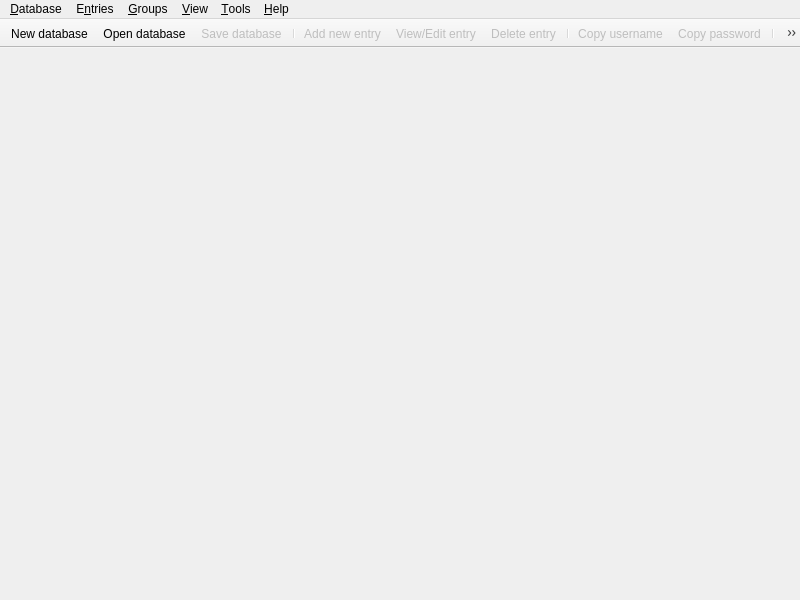
<?xml version="1.0" encoding="UTF-8"?>
<ui version="4.0">
 <class>MainWindow</class>
 <widget class="QMainWindow" name="MainWindow">
  <property name="enabled">
   <bool>true</bool>
  </property>
  <property name="geometry">
   <rect>
    <x>0</x>
    <y>0</y>
    <width>800</width>
    <height>600</height>
   </rect>
  </property>
  <property name="windowTitle">
   <string notr="true">KeePassXC</string>
  </property>
  <widget class="QWidget" name="centralwidget">
   <property name="enabled">
    <bool>true</bool>
   </property>
   <layout class="QVBoxLayout" name="verticalLayout">
    <property name="leftMargin">
     <number>0</number>
    </property>
    <property name="topMargin">
     <number>0</number>
    </property>
    <property name="rightMargin">
     <number>0</number>
    </property>
    <property name="bottomMargin">
     <number>0</number>
    </property>
    <item>
     <widget class="MessageWidget" name="globalMessageWidget" native="true">
      <property name="sizePolicy">
       <sizepolicy hsizetype="Preferred" vsizetype="Preferred">
        <horstretch>0</horstretch>
        <verstretch>0</verstretch>
       </sizepolicy>
      </property>
     </widget>
    </item>
    <item>
     <widget class="QStackedWidget" name="stackedWidget">
      <property name="sizePolicy">
       <sizepolicy hsizetype="Preferred" vsizetype="Preferred">
        <horstretch>0</horstretch>
        <verstretch>0</verstretch>
       </sizepolicy>
      </property>
      <property name="currentIndex">
       <number>2</number>
      </property>
      <widget class="QWidget" name="pageDatabase">
       <layout class="QVBoxLayout" name="verticalLayout_2">
        <property name="leftMargin">
         <number>0</number>
        </property>
        <property name="topMargin">
         <number>0</number>
        </property>
        <property name="rightMargin">
         <number>0</number>
        </property>
        <property name="bottomMargin">
         <number>0</number>
        </property>
        <item>
         <widget class="DatabaseTabWidget" name="tabWidget">
          <property name="currentIndex">
           <number>-1</number>
          </property>
          <property name="tabsClosable">
           <bool>true</bool>
          </property>
          <property name="movable">
           <bool>true</bool>
          </property>
         </widget>
        </item>
       </layout>
      </widget>
      <widget class="QWidget" name="pageSettings">
       <layout class="QVBoxLayout" name="verticalLayout_3">
        <property name="leftMargin">
         <number>0</number>
        </property>
        <property name="topMargin">
         <number>0</number>
        </property>
        <property name="rightMargin">
         <number>0</number>
        </property>
        <property name="bottomMargin">
         <number>0</number>
        </property>
        <item>
         <widget class="SettingsWidget" name="settingsWidget" native="true"/>
        </item>
       </layout>
      </widget>
      <widget class="QWidget" name="pageWelcome">
       <layout class="QVBoxLayout" name="verticalLayout_5">
        <item>
         <layout class="QHBoxLayout" name="horizontalLayout">
          <item>
           <spacer name="horizontalSpacer">
            <property name="orientation">
             <enum>Qt::Horizontal</enum>
            </property>
            <property name="sizeType">
             <enum>QSizePolicy::MinimumExpanding</enum>
            </property>
            <property name="sizeHint" stdset="0">
             <size>
              <width>50</width>
              <height>20</height>
             </size>
            </property>
           </spacer>
          </item>
          <item>
           <widget class="WelcomeWidget" name="welcomeWidget" native="true"/>
          </item>
          <item>
           <spacer name="horizontalSpacer_2">
            <property name="orientation">
             <enum>Qt::Horizontal</enum>
            </property>
            <property name="sizeType">
             <enum>QSizePolicy::MinimumExpanding</enum>
            </property>
            <property name="sizeHint" stdset="0">
             <size>
              <width>50</width>
              <height>20</height>
             </size>
            </property>
           </spacer>
          </item>
         </layout>
        </item>
       </layout>
      </widget>
      <widget class="QWidget" name="pagePasswordGenerator">
       <layout class="QVBoxLayout" name="verticalLayout_6">
        <item>
         <widget class="PasswordGeneratorWidget" name="passwordGeneratorWidget" native="true"/>
        </item>
       </layout>
      </widget>
     </widget>
    </item>
   </layout>
  </widget>
  <widget class="QMenuBar" name="menubar">
   <property name="geometry">
    <rect>
     <x>0</x>
     <y>0</y>
     <width>800</width>
     <height>21</height>
    </rect>
   </property>
   <widget class="QMenu" name="menuFile">
    <property name="title">
     <string>&amp;Database</string>
    </property>
    <widget class="QMenu" name="menuRecentDatabases">
     <property name="title">
      <string>&amp;Recent databases</string>
     </property>
    </widget>
    <widget class="QMenu" name="menuImport">
     <property name="title">
      <string>Import</string>
     </property>
     <addaction name="actionImportKeePass1"/>
     <addaction name="actionImportCsv"/>
    </widget>
    <addaction name="actionDatabaseNew"/>
    <addaction name="actionDatabaseOpen"/>
    <addaction name="menuRecentDatabases"/>
    <addaction name="actionDatabaseSave"/>
    <addaction name="actionDatabaseSaveAs"/>
    <addaction name="actionDatabaseClose"/>
    <addaction name="separator"/>
    <addaction name="actionChangeMasterKey"/>
    <addaction name="actionChangeDatabaseSettings"/>
    <addaction name="separator"/>
    <addaction name="actionDatabaseMerge"/>
    <addaction name="menuImport"/>
    <addaction name="actionExportCsv"/>
    <addaction name="actionRepairDatabase"/>
    <addaction name="separator"/>
    <addaction name="actionQuit"/>
   </widget>
   <widget class="QMenu" name="menuHelp">
    <property name="title">
     <string>&amp;Help</string>
    </property>
    <addaction name="actionAbout"/>
   </widget>
   <widget class="QMenu" name="menuEntries">
    <property name="title">
     <string>E&amp;ntries</string>
    </property>
    <widget class="QMenu" name="menuEntryCopyAttribute">
     <property name="enabled">
      <bool>false</bool>
     </property>
     <property name="title">
      <string>Copy att&amp;ribute to clipboard</string>
     </property>
     <addaction name="actionEntryCopyTitle"/>
     <addaction name="actionEntryCopyURL"/>
     <addaction name="actionEntryCopyNotes"/>
     <addaction name="separator"/>
    </widget>
    <widget class="QMenu" name="menuEntryTotp">
     <property name="enabled">
      <bool>false</bool>
     </property>
     <property name="title">
      <string>Timed one-time password</string>
     </property>
     <addaction name="actionEntryCopyTotp"/>
     <addaction name="actionEntryTotp"/>
     <addaction name="actionEntrySetupTotp"/>
    </widget>
    <addaction name="actionEntryCopyUsername"/>
    <addaction name="actionEntryCopyPassword"/>
    <addaction name="menuEntryCopyAttribute"/>
    <addaction name="menuEntryTotp"/>
    <addaction name="actionEntryAutoType"/>
    <addaction name="actionEntryOpenUrl"/>
    <addaction name="actionEntryEdit"/>
    <addaction name="actionEntryClone"/>
    <addaction name="actionEntryDelete"/>
    <addaction name="actionEntryNew"/>
    <addaction name="separator"/>
    <addaction name="actionEntryQRCode"/>
   </widget>
   <widget class="QMenu" name="menuGroups">
    <property name="title">
     <string>&amp;Groups</string>
    </property>
    <addaction name="actionGroupNew"/>
    <addaction name="separator"/>
    <addaction name="actionGroupEdit"/>
    <addaction name="actionGroupDelete"/>
    <addaction name="actionGroupEmptyRecycleBin"/>
   </widget>
   <widget class="QMenu" name="menuTools">
    <property name="title">
     <string>&amp;Tools</string>
    </property>
    <addaction name="actionLockDatabases"/>
    <addaction name="actionPasswordGenerator"/>
    <addaction name="actionSettings"/>
   </widget>
   <widget class="QMenu" name="menuView">
    <property name="title">
     <string>&amp;View</string>
    </property>
   </widget>
   <addaction name="menuFile"/>
   <addaction name="menuEntries"/>
   <addaction name="menuGroups"/>
   <addaction name="menuView"/>
   <addaction name="menuTools"/>
   <addaction name="menuHelp"/>
  </widget>
  <widget class="QToolBar" name="toolBar">
   <property name="movable">
    <bool>false</bool>
   </property>
   <attribute name="toolBarArea">
    <enum>TopToolBarArea</enum>
   </attribute>
   <attribute name="toolBarBreak">
    <bool>false</bool>
   </attribute>
   <addaction name="actionDatabaseNew"/>
   <addaction name="actionDatabaseOpen"/>
   <addaction name="actionDatabaseSave"/>
   <addaction name="separator"/>
   <addaction name="actionEntryNew"/>
   <addaction name="actionEntryEdit"/>
   <addaction name="actionEntryDelete"/>
   <addaction name="separator"/>
   <addaction name="actionEntryCopyUsername"/>
   <addaction name="actionEntryCopyPassword"/>
   <addaction name="separator"/>
   <addaction name="actionPasswordGenerator"/>
   <addaction name="actionLockDatabases"/>
   <addaction name="separator"/>
  </widget>
  <action name="actionQuit">
   <property name="text">
    <string>&amp;Quit</string>
   </property>
  </action>
  <action name="actionAbout">
   <property name="text">
    <string>&amp;About</string>
   </property>
  </action>
  <action name="actionDatabaseOpen">
   <property name="text">
    <string>&amp;Open database...</string>
   </property>
  </action>
  <action name="actionDatabaseSave">
   <property name="enabled">
    <bool>false</bool>
   </property>
   <property name="text">
    <string>&amp;Save database</string>
   </property>
  </action>
  <action name="actionDatabaseClose">
   <property name="enabled">
    <bool>false</bool>
   </property>
   <property name="text">
    <string>&amp;Close database</string>
   </property>
  </action>
  <action name="actionDatabaseNew">
   <property name="text">
    <string>&amp;New database</string>
   </property>
  </action>
  <action name="actionDatabaseMerge">
   <property name="text">
    <string>Merge from KeePassX database</string>
   </property>
  </action>
  <action name="actionEntryNew">
   <property name="enabled">
    <bool>false</bool>
   </property>
   <property name="text">
    <string>&amp;Add new entry</string>
   </property>
  </action>
  <action name="actionEntryEdit">
   <property name="enabled">
    <bool>false</bool>
   </property>
   <property name="text">
    <string>&amp;View/Edit entry</string>
   </property>
  </action>
  <action name="actionEntryDelete">
   <property name="enabled">
    <bool>false</bool>
   </property>
   <property name="text">
    <string>&amp;Delete entry</string>
   </property>
  </action>
  <action name="actionGroupNew">
   <property name="enabled">
    <bool>false</bool>
   </property>
   <property name="text">
    <string>&amp;Add new group</string>
   </property>
  </action>
  <action name="actionGroupEdit">
   <property name="enabled">
    <bool>false</bool>
   </property>
   <property name="text">
    <string>&amp;Edit group</string>
   </property>
  </action>
  <action name="actionGroupDelete">
   <property name="enabled">
    <bool>false</bool>
   </property>
   <property name="text">
    <string>&amp;Delete group</string>
   </property>
  </action>
  <action name="actionDatabaseSaveAs">
   <property name="enabled">
    <bool>false</bool>
   </property>
   <property name="text">
    <string>Sa&amp;ve database as...</string>
   </property>
  </action>
  <action name="actionChangeMasterKey">
   <property name="enabled">
    <bool>false</bool>
   </property>
   <property name="text">
    <string>Change &amp;master key...</string>
   </property>
  </action>
  <action name="actionChangeDatabaseSettings">
   <property name="enabled">
    <bool>false</bool>
   </property>
   <property name="text">
    <string>&amp;Database settings</string>
   </property>
   <property name="toolTip">
    <string>Database settings</string>
   </property>
  </action>
  <action name="actionEntryClone">
   <property name="enabled">
    <bool>false</bool>
   </property>
   <property name="text">
    <string>&amp;Clone entry</string>
   </property>
  </action>
  <action name="actionSearch">
   <property name="enabled">
    <bool>false</bool>
   </property>
   <property name="text">
    <string>&amp;Find</string>
   </property>
  </action>
  <action name="actionEntryCopyUsername">
   <property name="enabled">
    <bool>false</bool>
   </property>
   <property name="text">
    <string>Copy &amp;username</string>
   </property>
   <property name="toolTip">
    <string>Copy username to clipboard</string>
   </property>
  </action>
  <action name="actionEntryCopyPassword">
   <property name="enabled">
    <bool>false</bool>
   </property>
   <property name="text">
    <string>Cop&amp;y password</string>
   </property>
   <property name="toolTip">
    <string>Copy password to clipboard</string>
   </property>
  </action>
  <action name="actionSettings">
   <property name="text">
    <string>&amp;Settings</string>
   </property>
  </action>
  <action name="actionPasswordGenerator">
   <property name="checkable">
    <bool>true</bool>
   </property>
   <property name="text">
    <string>Password Generator</string>
   </property>
  </action>
  <action name="actionEntryAutoType">
   <property name="enabled">
    <bool>false</bool>
   </property>
   <property name="text">
    <string>&amp;Perform Auto-Type</string>
   </property>
  </action>
  <action name="actionEntryOpenUrl">
   <property name="enabled">
    <bool>false</bool>
   </property>
   <property name="text">
    <string>&amp;Open URL</string>
   </property>
  </action>
  <action name="actionLockDatabases">
   <property name="enabled">
    <bool>false</bool>
   </property>
   <property name="text">
    <string>&amp;Lock databases</string>
   </property>
  </action>
  <action name="actionEntryCopyTitle">
   <property name="enabled">
    <bool>false</bool>
   </property>
   <property name="text">
    <string>&amp;Title</string>
   </property>
  </action>
  <action name="actionEntryCopyURL">
   <property name="enabled">
    <bool>false</bool>
   </property>
   <property name="text">
    <string>&amp;URL</string>
   </property>
  </action>
  <action name="actionEntryCopyNotes">
   <property name="enabled">
    <bool>false</bool>
   </property>
   <property name="text">
    <string>&amp;Notes</string>
   </property>
  </action>
  <action name="actionExportCsv">
   <property name="enabled">
    <bool>false</bool>
   </property>
   <property name="text">
    <string>&amp;Export to CSV file...</string>
   </property>
  </action>
  <action name="actionImportKeePass1">
   <property name="text">
    <string>Import KeePass 1 database...</string>
   </property>
  </action>
  <action name="actionImportCsv">
   <property name="text">
    <string>Import CSV file...</string>
   </property>
  </action>
  <action name="actionRepairDatabase">
   <property name="text">
    <string>Re&amp;pair database...</string>
   </property>
  </action>
  <action name="actionEntryTotp">
   <property name="text">
    <string>Show TOTP</string>
   </property>
  </action>
  <action name="actionEntrySetupTotp">
   <property name="text">
    <string>Set up TOTP...</string>
   </property>
  </action>
  <action name="actionEntryCopyTotp">
   <property name="text">
    <string>Copy &amp;TOTP</string>
   </property>
  </action>
  <action name="actionGroupEmptyRecycleBin">
   <property name="text">
    <string>Empty recycle bin</string>
   </property>
   <property name="visible">
    <bool>false</bool>
   </property>
  </action>
  <action name="actionEntryQRCode">
   <property name="enabled">
    <bool>false</bool>
   </property>
   <property name="text">
    <string>&amp;QR Code</string>
   </property>
  </action>
 </widget>
 <customwidgets>
  <customwidget>
   <class>MessageWidget</class>
   <extends>QWidget</extends>
   <header>gui/MessageWidget.h</header>
   <container>1</container>
  </customwidget>
  <customwidget>
   <class>DatabaseTabWidget</class>
   <extends>QTabWidget</extends>
   <header>gui/DatabaseTabWidget.h</header>
   <container>1</container>
  </customwidget>
  <customwidget>
   <class>SettingsWidget</class>
   <extends>QWidget</extends>
   <header>gui/SettingsWidget.h</header>
   <container>1</container>
  </customwidget>
  <customwidget>
   <class>WelcomeWidget</class>
   <extends>QWidget</extends>
   <header>gui/WelcomeWidget.h</header>
   <container>1</container>
  </customwidget>
  <customwidget>
   <class>PasswordGeneratorWidget</class>
   <extends>QWidget</extends>
   <header>gui/PasswordGeneratorWidget.h</header>
   <container>1</container>
  </customwidget>
 </customwidgets>
 <resources/>
 <connections/>
</ui>
